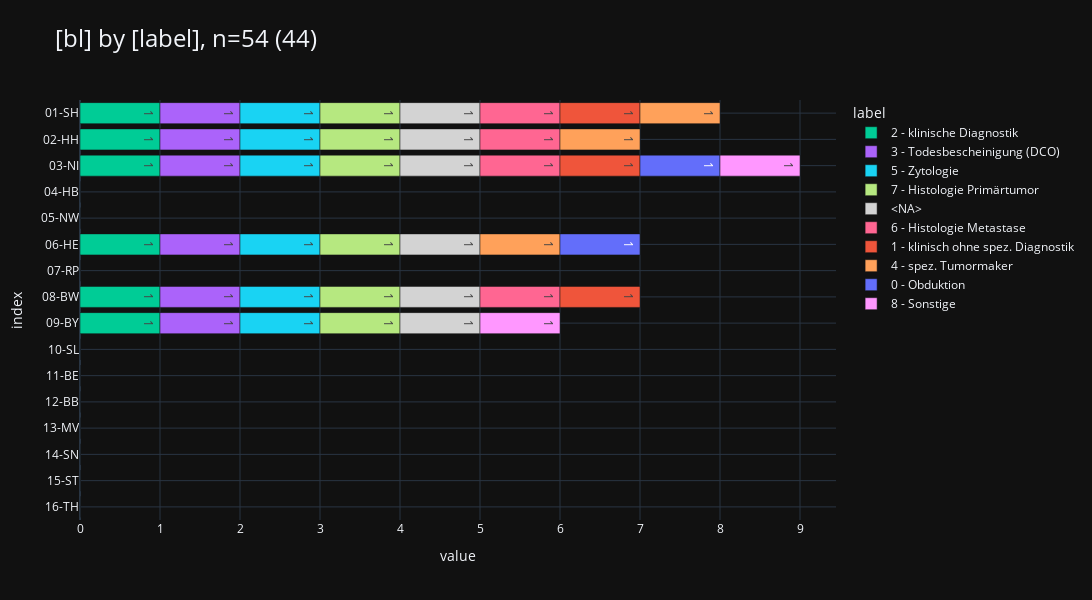

This figure's notebook cell:
### Code cell
_df = df_dsich[
    [
        "bl",
        "label",
        "cnt",
    ]
].sort_values("bl")

_ = pls.plot_stacked_bars(
    _df,
    # swap=True,
    orientation="h",
    # show_total=True,
    # normalize=True,
    # relative=True,
    height=600,
    # top_n_color=5,
    # sort_values_index=True,
    sort_values_color=True,
    # top_n_index=3,
    # precision=2,
    # show_other=True,
    # top_n_index=2,
    kkr_col="bl",
)
_

### Figure 1 — Plotly figure (JSON) as saved in the notebook; plotly's stock layout.template omitted (floating-point values rounded to 4 significant figures)
{"data": [{"hovertemplate": "col=2 - klinische Diagnostik<br>value=%{x}<br>index=%{y}<br>cnt_str=%{text}<extra></extra>", "legendgroup": "2 - klinische Diagnostik", "marker": {"color": "#00CC96", "pattern": {"shape": ""}}, "name": "2 - klinische Diagnostik", "orientation": "h", "showlegend": true, "text": ["1", "1", "1", "1", "1", "1"], "textposition": "auto", "type": "bar", "x": [1, 1, 1, 1, 1, 1], "xaxis": "x", "y": ["01-SH", "02-HH", "03-NI", "06-HE", "08-BW", "09-BY"], "yaxis": "y"}, {"hovertemplate": "col=3 - Todesbescheinigung (DCO)<br>value=%{x}<br>index=%{y}<br>cnt_str=%{text}<extra></extra>", "legendgroup": "3 - Todesbescheinigung (DCO)", "marker": {"color": "#AB63FA", "pattern": {"shape": ""}}, "name": "3 - Todesbescheinigung (DCO)", "orientation": "h", "showlegend": true, "text": ["1", "1", "1", "1", "1", "1"], "textposition": "auto", "type": "bar", "x": [1, 1, 1, 1, 1, 1], "xaxis": "x", "y": ["01-SH", "02-HH", "03-NI", "06-HE", "08-BW", "09-BY"], "yaxis": "y"}, {"hovertemplate": "col=5 - Zytologie<br>value=%{x}<br>index=%{y}<br>cnt_str=%{text}<extra></extra>", "legendgroup": "5 - Zytologie", "marker": {"color": "#19D3F3", "pattern": {"shape": ""}}, "name": "5 - Zytologie", "orientation": "h", "showlegend": true, "text": ["1", "1", "1", "1", "1", "1"], "textposition": "auto", "type": "bar", "x": [1, 1, 1, 1, 1, 1], "xaxis": "x", "y": ["01-SH", "02-HH", "03-NI", "06-HE", "08-BW", "09-BY"], "yaxis": "y"}, {"hovertemplate": "col=7 - Histologie Primärtumor<br>value=%{x}<br>index=%{y}<br>cnt_str=%{text}<extra></extra>", "legendgroup": "7 - Histologie Primärtumor", "marker": {"color": "#B6E880", "pattern": {"shape": ""}}, "name": "7 - Histologie Primärtumor", "orientation": "h", "showlegend": true, "text": ["1", "1", "1", "1", "1", "1"], "textposition": "auto", "type": "bar", "x": [1, 1, 1, 1, 1, 1], "xaxis": "x", "y": ["01-SH", "02-HH", "03-NI", "06-HE", "08-BW", "09-BY"], "yaxis": "y"}, {"hovertemplate": "col=<NA><br>value=%{x}<br>index=%{y}<br>cnt_str=%{text}<extra></extra>", "legendgroup": "<NA>", "marker": {"color": "lightgray", "pattern": {"shape": ""}}, "name": "<NA>", "orientation": "h", "showlegend": true, "text": ["1", "1", "1", "0", "0", "1", "0", "1", "1", "0", "0", "0", "0", "0", "0", "0"], "textposition": "auto", "type": "bar", "x": [1, 1, 1, 0, 0, 1, 0, 1, 1, 0, 0, 0, 0, 0, 0, 0], "xaxis": "x", "y": ["01-SH", "02-HH", "03-NI", "04-HB", "05-NW", "06-HE", "07-RP", "08-BW", "09-BY", "10-SL", "11-BE", "12-BB", "13-MV", "14-SN", "15-ST", "16-TH"], "yaxis": "y"}, {"hovertemplate": "col=6 - Histologie Metastase<br>value=%{x}<br>index=%{y}<br>cnt_str=%{text}<extra></extra>", "legendgroup": "6 - Histologie Metastase", "marker": {"color": "#FF6692", "pattern": {"shape": ""}}, "name": "6 - Histologie Metastase", "orientation": "h", "showlegend": true, "text": ["1", "1", "1", "1"], "textposition": "auto", "type": "bar", "x": [1, 1, 1, 1], "xaxis": "x", "y": ["01-SH", "02-HH", "03-NI", "08-BW"], "yaxis": "y"}, {"hovertemplate": "col=1 - klinisch ohne spez. Diagnostik<br>value=%{x}<br>index=%{y}<br>cnt_str=%{text}<extra></extra>", "legendgroup": "1 - klinisch ohne spez. Diagnostik", "marker": {"color": "#EF553B", "pattern": {"shape": ""}}, "name": "1 - klinisch ohne spez. Diagnostik", "orientation": "h", "showlegend": true, "text": ["1", "1", "1"], "textposition": "auto", "type": "bar", "x": [1, 1, 1], "xaxis": "x", "y": ["01-SH", "03-NI", "08-BW"], "yaxis": "y"}, {"hovertemplate": "col=4 - spez. Tumormaker<br>value=%{x}<br>index=%{y}<br>cnt_str=%{text}<extra></extra>", "legendgroup": "4 - spez. Tumormaker", "marker": {"color": "#FFA15A", "pattern": {"shape": ""}}, "name": "4 - spez. Tumormaker", "orientation": "h", "showlegend": true, "text": ["1", "1", "1"], "textposition": "auto", "type": "bar", "x": [1, 1, 1], "xaxis": "x", "y": ["01-SH", "02-HH", "06-HE"], "yaxis": "y"}, {"hovertemplate": "col=0 - Obduktion<br>value=%{x}<br>index=%{y}<br>cnt_str=%{text}<extra></extra>", "legendgroup": "0 - Obduktion", "marker": {"color": "#636EFA", "pattern": {"shape": ""}}, "name": "0 - Obduktion", "orientation": "h", "showlegend": true, "text": ["1", "1"], "textposition": "auto", "type": "bar", "x": [1, 1], "xaxis": "x", "y": ["03-NI", "06-HE"], "yaxis": "y"}, {"hovertemplate": "col=8 - Sonstige<br>value=%{x}<br>index=%{y}<br>cnt_str=%{text}<extra></extra>", "legendgroup": "8 - Sonstige", "marker": {"color": "#FF97FF", "pattern": {"shape": ""}}, "name": "8 - Sonstige", "orientation": "h", "showlegend": true, "text": ["1", "1"], "textposition": "auto", "type": "bar", "x": [1, 1], "xaxis": "x", "y": ["03-NI", "09-BY"], "yaxis": "y"}], "layout": {"barmode": "relative", "height": 600, "legend": {"title": {"text": "label"}, "tracegroupgap": 0, "traceorder": "normal"}, "title": {"font": {"size": 24}, "text": "[bl] by [label], n=54 (44)", "xanchor": "left", "y": 0.95, "yanchor": "top"}, "width": 1600, "xaxis": {"anchor": "y", "domain": [0, 1], "gridwidth": 1, "range": [0, 9.45], "showgrid": true, "title": {"text": "value"}}, "yaxis": {"anchor": "x", "categoryarray": ["16-TH", "15-ST", "14-SN", "13-MV", "12-BB", "11-BE", "10-SL", "09-BY", "08-BW", "07-RP", "06-HE", "05-NW", "04-HB", "03-NI", "02-HH", "01-SH"], "categoryorder": "array", "domain": [0, 1], "gridwidth": 1, "showgrid": true, "title": {"text": "index"}}}}
